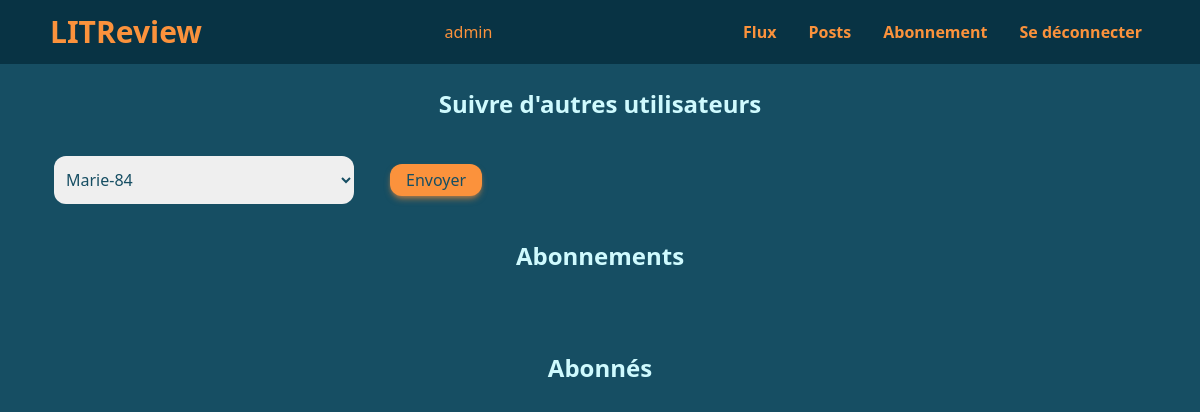
/review/follows/ (signed in), run on an earlier commit of the app's database.
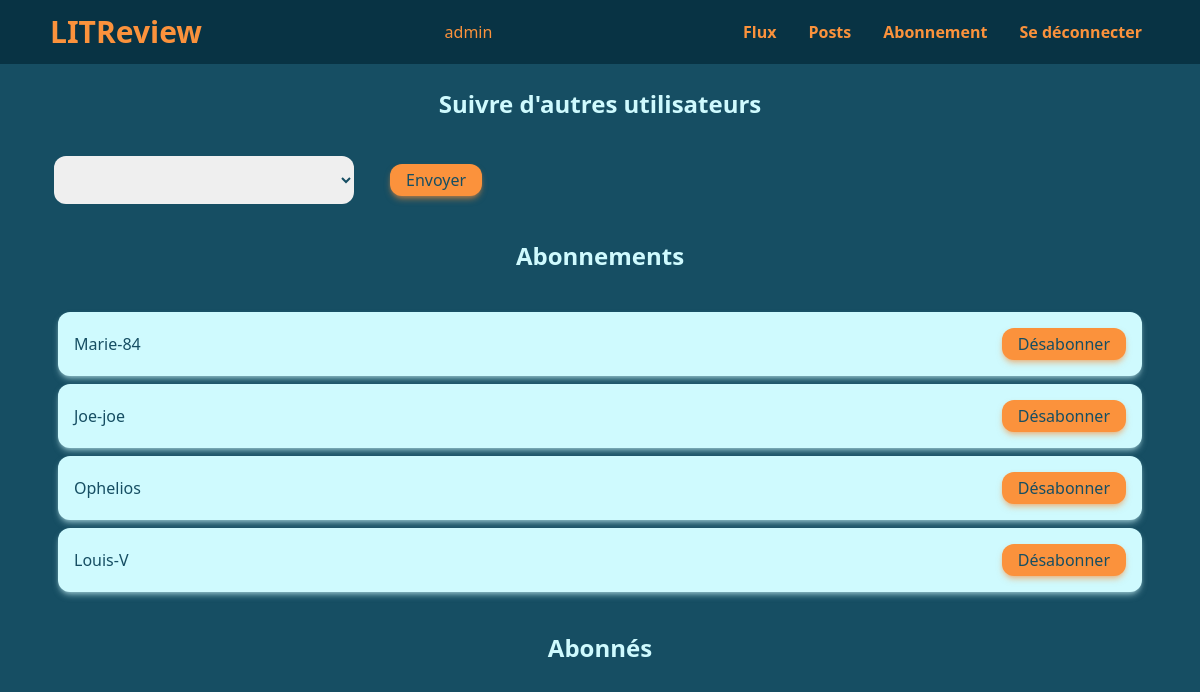
And on a later commit of the database.
### authentication/models.py (models this page shows, shortened)
class User(AbstractBaseUser, PermissionsMixin):
    username = models.CharField(max_length=20, unique=True)
    is_active = models.BooleanField(default=True)
    is_superuser = models.BooleanField(default=False)
    is_staff = models.BooleanField(default=False)
    date_joined = models.DateTimeField(default=timezone.now)
    last_login = models.DateTimeField(blank=True, null=True)
    objects = CustomUserManager()
    USERNAME_FIELD = 'username'
    REQUIRED_FIELDS = []

### review/models.py (models this page shows)
class UserFollows(models.Model):
    user = models.ForeignKey(to=settings.AUTH_USER_MODEL, on_delete=models.CASCADE, related_name='follower')
    followed_user = models.ForeignKey(to=settings.AUTH_USER_MODEL, on_delete=models.CASCADE, related_name='follow_user')
    class Meta:
        unique_together = ('user', 'followed_user', )
    @classmethod
    def get_followers(cls, user_pk):
        return cls.objects.all().filter(followed_user=user_pk)
    @classmethod
    def get_users_followed(cls, user_pk):
        return cls.objects.all().filter(user=user_pk)

### review/views.py (the view, shortened to what this page needs)
# urls.py: path('follows/', views.FollowView.as_view(), name='follows'),
class FollowView(LoginRequiredMixin, View):
    template = 'review/follows.html'
    follow_form_class = forms.FollowForm
    follow_class = models.UserFollows
    def get(self, request):
        form = self.follow_form_class()
        no_following = User.objects.exclude(
            Q(follow_user__user = request.user) |
            Q(pk = request.user.pk)
            )
        form.fields['followed_user'].queryset = no_following
        return render(request, self.template, context=self._get_follow_context(request, form))
    def _get_follow_context(self, request, form):
        return {
            'form': form,
            'followers': self.follow_class.get_followers(request.user),
            'followed': self.follow_class.get_users_followed(request.user)
        }

### review/forms.py
class FollowForm(forms.ModelForm):
    class Meta:
        model = models.UserFollows
        fields = ['followed_user',]
    def __init__(self, *args, **kwargs):
        super().__init__(*args, **kwargs)
        self.fields['followed_user'].empty_label = None

### review/templates/review/follows.html (shortened to what this page needs)
{% extends 'base.html' %}
{% block content %}
    <div class="w-full">
        <h2 class="flex items-center justify-center h-24">Suivre d'autres utilisateurs</h2>
        <form method="post" class="label-none flex items-center">
            {{ form }}
            <button type="submit" class="btn px-4 py-1 ml-8">Envoyer</button>
        </form>
        <h2 class="flex items-center justify-center h-24">Abonnements</h2>
        <ul class="flex flex-col justify-around items-center gap-2 p-2">
            {% for follow in followed %}
                <li class="card-light flex justify-between items-center w-full p-4 h-16">
                    <p>{{ follow.followed_user }}</p>
                    <a href="{% url 'unfollow' id=follow.followed_user.pk %}" class="btn px-4 py-1">Désabonner</a>
                </li>
            {% endfor %}
        </ul>
        <h2 class="flex items-center justify-center h-24">Abonnés</h2>
    </div>
{% endblock %}

### templates/base.html (shortened to what this page needs)
<!DOCTYPE html>
<html lang="en">
<head>
    <link rel="stylesheet" href="/static/css/output.css">
</head>
<body class="bg-cyan-900">
    <div class="relative">
        <nav class="flex justify-center fixed top-0 left-0 right-0  h-16 bg-cyan-950 w-full" >
            <div class="nav-text flex justify-between items-center xl:w-2/3 lg:w-11/12">
                <h1>LITReview</h1>
                {% if user.is_authenticated %}
                <p>{{ user }}</p>
                <ul class="flex gap-4">
                    <li>
                        <a href="{% url 'flux' %}" class="nav-hover px-2 font-bold">Flux</a>
                    </li>
                    <li>
                        <a href="{% url 'posts' %}" class="nav-hover px-2 font-bold">Posts</a>
                    </li>
                    <li>
                        <a href="{% url 'follows' %}" class="nav-hover px-2 font-bold">Abonnement</a>
                    </li>
                    <li>
                        <a href="{% url 'logout' %}" class="nav-hover px-2 font-bold">Se déconnecter</a>
                    </li>
                </ul>
                {% endif %}
            </div>
        </nav>
    </div>
    <section class="flex justify-center w-full mt-14 mb-6 text-cyan-900">
        <div class="flex flex-col items-center xl:w-2/3 lg:w-11/12 w-full">
            {% block content %}{% endblock %}
        </div>
    </section>
</body>
</html>

What changed in the data, as far as the page shows it:
added UserFollows: followed_user "Marie-84"
added UserFollows: followed_user "Joe-joe"
added UserFollows: followed_user "Ophelios"
added UserFollows: followed_user "Louis-V"
Also different on the page:
form field followed_user: "Marie-84" → (not shown)
